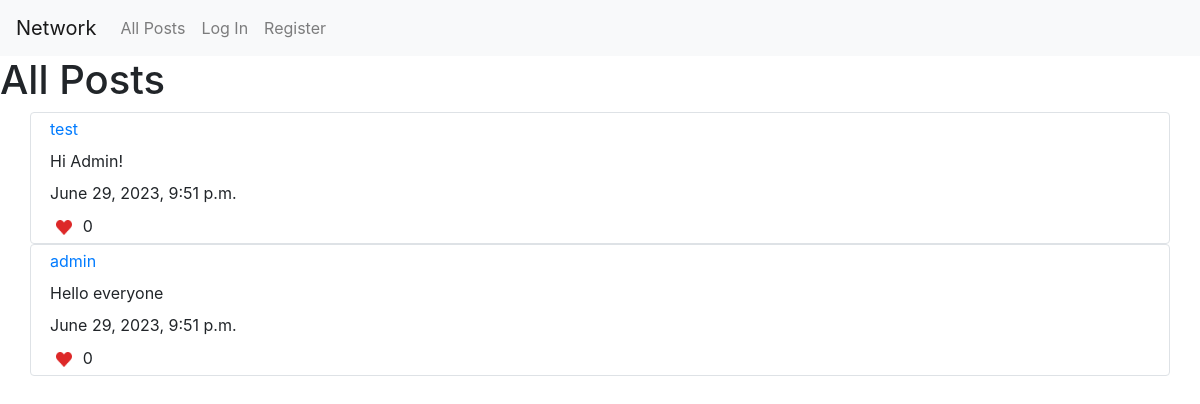
Before: / with the older database file.
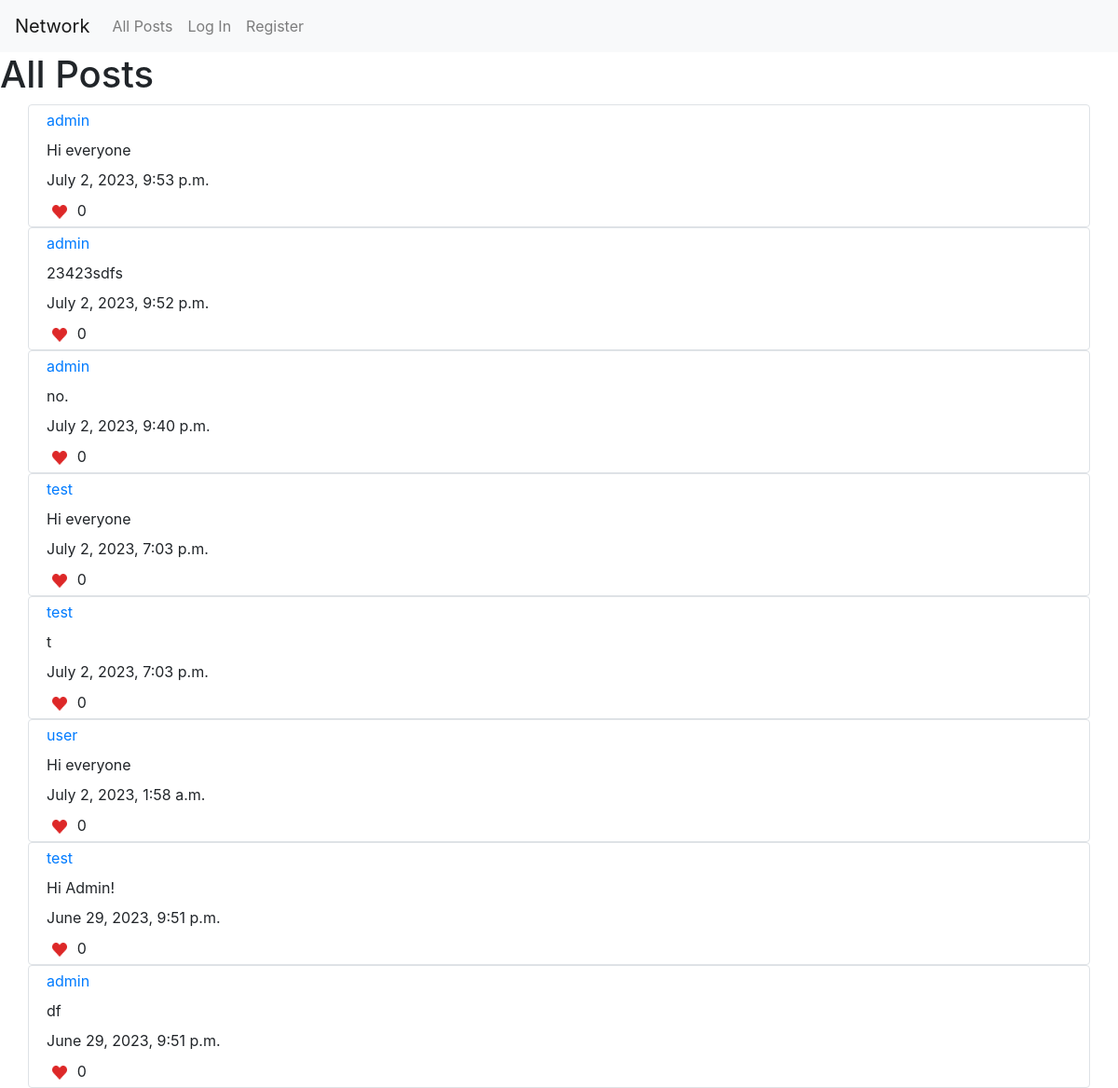
After: the same page with the newer database file.
### network/models.py (models this page shows)
class Post(models.Model):
    user = models.ForeignKey(User, null=True, on_delete=models.SET_NULL)
    text = models.CharField(max_length=250)
    date = models.DateTimeField()
    likes = models.PositiveIntegerField(default=0)

class User(AbstractUser):
    number_of_followers = models.PositiveIntegerField(default=0)
    number_of_following = models.PositiveIntegerField(default=0)
    followers = models.ManyToManyField('self', symmetrical=False, related_name="user_followers")
    following = models.ManyToManyField('self', symmetrical=False, related_name="user_following")

### network/views.py (the view, shortened to what this page needs)
# urls.py: path("", views.index, name="index"),
def index(request):
    return render(request, "network/index.html", {
        "posts": Post.objects.all().order_by('-date'),
        "form": NewPostForm()
    })

### network/templates/network/index.html (shortened to what this page needs)
{% extends "network/layout.html" %}
{% load static %}
{% block body %}
    <h1>All Posts</h1>
    {% if posts %}
        {% for post in posts %}
        <div class="flex-column-reverse container border rounded">
            <div class="p-1"><a href="{% url 'userpage' post.user.username %}">{{ post.user.username }}</a></div>
            <div class="p-1 post-content">{{ post.text }}</div>
            <div class="p-1">{{ post.date }} </div>
            <div class="p-1">
                <button class="likebutton">
                    <img class="hearticon" src="{% static 'network/media/heart.png' %}" alt="heart button">
                </button>
                {{ post.likes }}
            </div>
        </div>
        {% endfor %}
    {% endif %}
{% endblock %}

Changed rows visible on the page:
added Post: user.username "admin", text "Hi everyone", date "July 2, 2023, 9:53 p.m.", likes "0"
added Post: user.username "admin", text "23423sdfs", date "July 2, 2023, 9:52 p.m.", likes "0"
added Post: user.username "admin", text "no.", date "July 2, 2023, 9:40 p.m.", likes "0"
added Post: user.username "test", text "Hi everyone", date "July 2, 2023, 7:03 p.m.", likes "0"
added Post: user.username "test", text "t", date "July 2, 2023, 7:03 p.m.", likes "0"
added Post: user.username "user", text "Hi everyone", date "July 2, 2023, 1:58 a.m.", likes "0"
changed Post (number 8 of 8 on the later page): text "Hello everyone" → "df"
